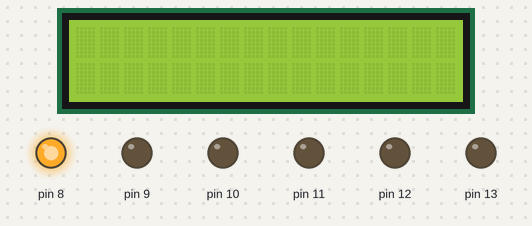
Bench run of a sketch on a simulated Arduino Uno, built with avr-gcc and run on an emulated ATmega328P. On the bench: 16×2 character LCD, output pins drawn as LEDs (lit = HIGH).

Above: at 0.21 s.
At 1.11 s:
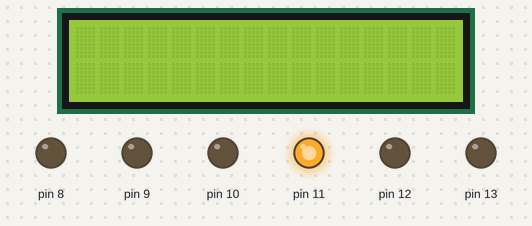
At 2.01 s:
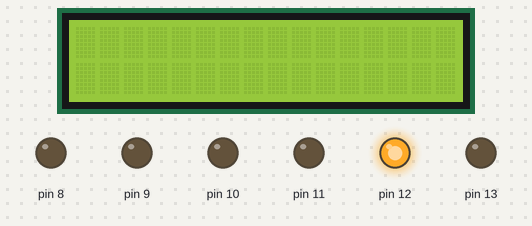
At 4.11 s:
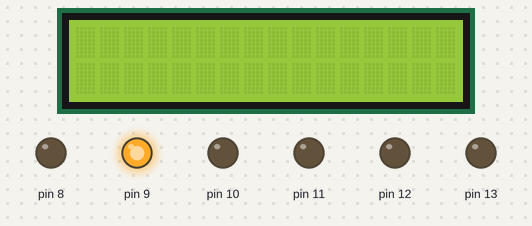
At 5.31 s:
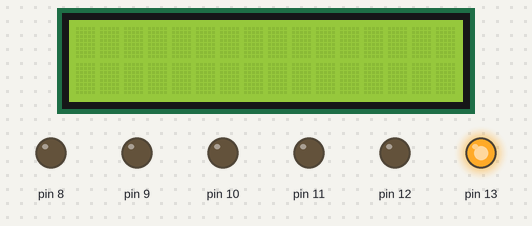
At 8.01 s:
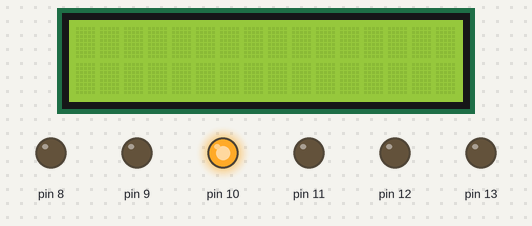
Timing chart, 0 to 8.3 s (numbered marks = the images above):
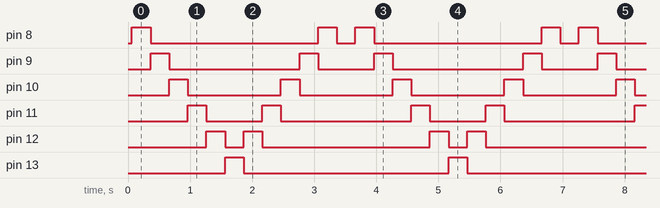

The sketch:

etape4.2.ino
```cpp
#include <LiquidCrystal_I2C.h>

#include  <Wire.h>

LiquidCrystal_I2C lcd(0x27,  16, 2);

#include "DHT.h"
#define DHTPIN 2
#define DHTTYPE DHT11
DHT dht(DHTPIN, DHTTYPE);

void setup() {
   pinMode(13, OUTPUT);
   pinMode(12, OUTPUT);
   pinMode(11, OUTPUT);
   pinMode(10, OUTPUT);
   pinMode(9, OUTPUT);
   pinMode(8, OUTPUT);

  lcd.init();
  lcd.backlight();
  Serial.begin(9600);
  dht.begin();


}

void loop() {

   digitalWrite(8, HIGH);
   delay(300);

   digitalWrite(9, HIGH);
   digitalWrite(8, LOW);
   delay(300);

   digitalWrite(10, HIGH);
   digitalWrite(9, LOW);
   delay(300);

   digitalWrite(11, HIGH);
   digitalWrite(10, LOW);
   delay(300);

   digitalWrite(12, HIGH);
   digitalWrite(11, LOW);
   delay(300);

   digitalWrite(13, HIGH);
   digitalWrite(12, LOW);
   delay(300);

  digitalWrite(12, HIGH);
  digitalWrite(13, LOW);
  delay(300);

  digitalWrite(11, HIGH);
  digitalWrite(12, LOW);
  delay(300);

  digitalWrite(10, HIGH);
  digitalWrite(11, LOW);
  delay(300);

  digitalWrite(9, HIGH);
  digitalWrite(10, LOW);
  delay(300);

  digitalWrite(8, HIGH);
  digitalWrite(9, LOW);
  delay(300);

  digitalWrite(8, LOW);
  delay(300);


}
```

Measured:
- by itself, pin 8: repeats every 3.6 s: LOW 2.7 s, HIGH 0.30 s, LOW 0.30 s, HIGH 0.30 s
- by itself, pin 9: repeats every 3.6 s: LOW 2.1 s, HIGH 0.30 s, LOW 0.90 s, HIGH 0.30 s
- by itself, pin 10: alternates HIGH for 0.30 s and LOW for 1.5 s
- by itself, pin 11: repeats every 3.6 s: LOW 0.90 s, HIGH 0.30 s, LOW 2.1 s, HIGH 0.30 s
- by itself, pin 12: repeats every 3.6 s: LOW 0.30 s, HIGH 0.30 s, LOW 2.7 s, HIGH 0.30 s
- by itself, pin 13: alternates HIGH for 0.30 s and LOW for 3.3 s
